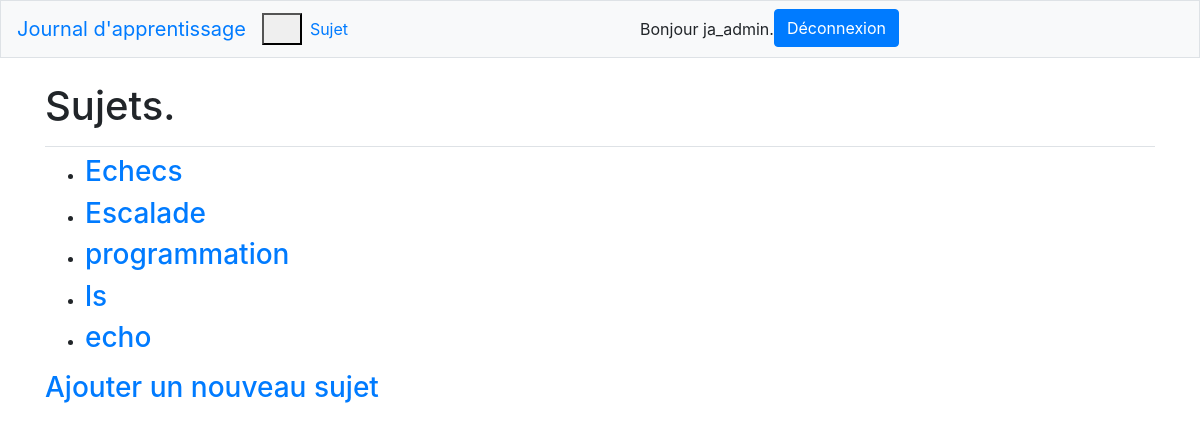
The app's page /topics/ (signed in) with its own data.
### journaux_apprentissage/models.py (models this page shows)
class Topic(models.Model):
    text = models.CharField(max_length=200)
    date_added = models.DateTimeField(auto_now_add=True)
    owner = models.ForeignKey(User, on_delete=models.CASCADE)
    def __str__(self):
        return self.text

### journaux_apprentissage/views.py (the view)
# urls.py: path('topics/', views.topics, name='topics'),
@login_required
def topics(request):
    topics = Topic.objects.filter(owner=request.user).order_by('date_added')
    context = {'topics': topics}
    return render(request, 'journaux_apprentissage/topics.html', context)

### journaux_apprentissage/templates/journaux_apprentissage/topics.html
{% extends "journaux_apprentissage/base.html" %}
{% block page_header %}
    <h1>Sujets.</h1>
{% endblock page_header %}
{% block content %}
    <ul>
        {% for topic in topics %}
            <li><h3>
                <a href="{% url 'journaux_apprentissage:topic' topic.id %}">{{ topic }}</a>
            </h3></li>
        {% empty %}
            <li><h3>Aucun sujet n'a encore été ajouter.</h3></li>
        {% endfor %}
    </ul>
    <h3><a href="{% url 'journaux_apprentissage:new_topic' %}">
        Ajouter un nouveau sujet</a></h3>
{% endblock content %}

### journaux_apprentissage/templates/journaux_apprentissage/base.html (shortened to what this page needs)
{% load bootstrap4 %}
<!doctype html>
<html lang="fr">
<head>
    {% bootstrap_css %}
</head>
<body>
    <nav class="navbar navbar-expand-md navbar light bg-light mb-4 border">
    <a class="navbar-brand" href="{% url 'journaux_apprentissage:index' %}">
        Journal d'apprentissage</a>
    <button class="navbar-toogler" type="button" data-toggle="collapse"
        data-target="#navbarCollapse" aria-controls="navbarCollapse"
        aria-expanded="false" aria-label="Toogle navigation">
        <span class="navbar-toggler-icon"></span>
    </button>
    <div class="collapse navbar-collapse" id="navbarCollapse">
        <ul class="navbar-nav mr-auto">
            <li class="nav-item">
                <a class="nav-link"
                    href="{% url 'journaux_apprentissage:topics' %}">Sujet</a>
            </li>
        </ul>
        <ul class="navbar-nav mr-auto">
            {% if user.is_authenticated %}
                <li class="nav-item">
                    <span class="navbar-text">Bonjour {{ user.username }}.</span>
                </li>
                <li>
                    <form method="post" action="{% url 'utilisateurs:logout' %}">
                        <button name="submit" class="btn btn-primary ">Déconnexion</button>
                    </form>
                </li>
            {% endif %}
        </ul>
    </div>
    </nav>
    <main role="main" class="container">
        <div class="pb-2 mb-2 border-bottom">
            {% block page_header %}{% endblock page_header %}
        </div>
        <div>
            {% block content %}{% endblock content %}
        </div>
    </main>
</body>

### records on screen
Topic: text "Echecs"
Topic: text "Escalade"
Topic: text "programmation"
Topic: text "ls"
Topic: text "echo"

### other values on screen
{{ user.username }} "ja_admin"
